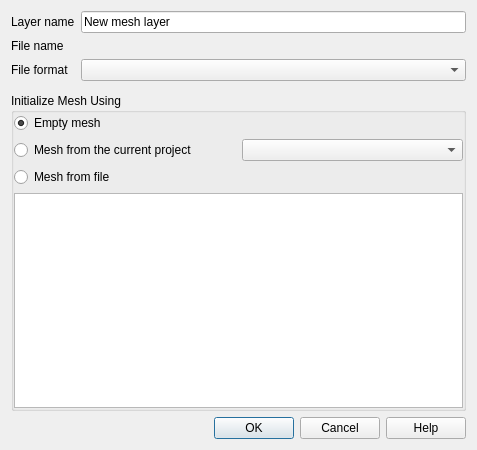
<?xml version="1.0" encoding="UTF-8"?>
<ui version="4.0">
 <class>QgsNewMeshLayerDialogBase</class>
 <widget class="QDialog" name="QgsNewMeshLayerDialogBase">
  <property name="geometry">
   <rect>
    <x>0</x>
    <y>0</y>
    <width>477</width>
    <height>450</height>
   </rect>
  </property>
  <property name="windowTitle">
   <string>New Mesh Layer</string>
  </property>
  <layout class="QGridLayout" name="gridLayout1">
   <item row="0" column="0">
    <widget class="QLabel" name="label_3">
     <property name="text">
      <string>Layer name</string>
     </property>
    </widget>
   </item>
   <item row="0" column="1">
    <widget class="QLineEdit" name="mLayerNameLineEdit">
     <property name="text">
      <string>New mesh layer</string>
     </property>
    </widget>
   </item>
   <item row="1" column="0">
    <widget class="QLabel" name="label_2">
     <property name="text">
      <string>File name</string>
     </property>
    </widget>
   </item>
   <item row="1" column="1">
    <widget class="QgsFileWidget" name="mFileWidget" native="true"/>
   </item>
   <item row="2" column="0">
    <widget class="QLabel" name="label">
     <property name="text">
      <string>File format</string>
     </property>
    </widget>
   </item>
   <item row="2" column="1">
    <widget class="QComboBox" name="mFormatComboBox"/>
   </item>
   <item row="3" column="1">
    <widget class="QgsProjectionSelectionWidget" name="mProjectionSelectionWidget" native="true"/>
   </item>
   <item row="4" column="0" colspan="2">
    <widget class="QGroupBox" name="groupBox">
     <property name="sizePolicy">
      <sizepolicy hsizetype="Preferred" vsizetype="Expanding">
       <horstretch>0</horstretch>
       <verstretch>0</verstretch>
      </sizepolicy>
     </property>
     <property name="title">
      <string>Initialize Mesh Using</string>
     </property>
     <layout class="QGridLayout" name="gridLayout">
      <property name="leftMargin">
       <number>0</number>
      </property>
      <property name="topMargin">
       <number>0</number>
      </property>
      <property name="rightMargin">
       <number>0</number>
      </property>
      <property name="bottomMargin">
       <number>0</number>
      </property>
      <item row="2" column="0">
       <widget class="QRadioButton" name="mMeshFileRadioButton">
        <property name="text">
         <string>Mesh from file</string>
        </property>
       </widget>
      </item>
      <item row="1" column="0">
       <widget class="QRadioButton" name="mMeshProjectRadioButton">
        <property name="text">
         <string>Mesh from the current project</string>
        </property>
       </widget>
      </item>
      <item row="0" column="0">
       <widget class="QRadioButton" name="mEmptyMeshRadioButton">
        <property name="text">
         <string>Empty mesh</string>
        </property>
        <property name="checked">
         <bool>true</bool>
        </property>
       </widget>
      </item>
      <item row="2" column="1">
       <widget class="QgsFileWidget" name="mMeshFromFileWidget" native="true"/>
      </item>
      <item row="1" column="1">
       <widget class="QgsMapLayerComboBox" name="mMeshProjectComboBox"/>
      </item>
      <item row="3" column="0" colspan="2">
       <widget class="QTextBrowser" name="mInformationTextBrowser"/>
      </item>
     </layout>
    </widget>
   </item>
   <item row="5" column="0" colspan="2">
    <widget class="QDialogButtonBox" name="buttonBox">
     <property name="orientation">
      <enum>Qt::Horizontal</enum>
     </property>
     <property name="standardButtons">
      <set>QDialogButtonBox::Cancel|QDialogButtonBox::Help|QDialogButtonBox::Ok</set>
     </property>
    </widget>
   </item>
  </layout>
 </widget>
 <customwidgets>
  <customwidget>
   <class>QgsProjectionSelectionWidget</class>
   <extends>QWidget</extends>
   <header location="global">qgsprojectionselectionwidget.h</header>
   <container>1</container>
  </customwidget>
  <customwidget>
   <class>QgsFileWidget</class>
   <extends>QWidget</extends>
   <header>qgsfilewidget.h</header>
   <container>1</container>
  </customwidget>
  <customwidget>
   <class>QgsMapLayerComboBox</class>
   <extends>QComboBox</extends>
   <header location="global">qgsmaplayercombobox.h</header>
  </customwidget>
 </customwidgets>
 <tabstops>
  <tabstop>mLayerNameLineEdit</tabstop>
  <tabstop>mFormatComboBox</tabstop>
  <tabstop>mEmptyMeshRadioButton</tabstop>
  <tabstop>mMeshProjectRadioButton</tabstop>
  <tabstop>mMeshProjectComboBox</tabstop>
  <tabstop>mMeshFileRadioButton</tabstop>
  <tabstop>mInformationTextBrowser</tabstop>
 </tabstops>
 <resources/>
 <connections>
  <connection>
   <sender>buttonBox</sender>
   <signal>accepted()</signal>
   <receiver>QgsNewMeshLayerDialogBase</receiver>
   <slot>accept()</slot>
   <hints>
    <hint type="sourcelabel">
     <x>248</x>
     <y>254</y>
    </hint>
    <hint type="destinationlabel">
     <x>157</x>
     <y>274</y>
    </hint>
   </hints>
  </connection>
  <connection>
   <sender>buttonBox</sender>
   <signal>rejected()</signal>
   <receiver>QgsNewMeshLayerDialogBase</receiver>
   <slot>reject()</slot>
   <hints>
    <hint type="sourcelabel">
     <x>316</x>
     <y>260</y>
    </hint>
    <hint type="destinationlabel">
     <x>286</x>
     <y>274</y>
    </hint>
   </hints>
  </connection>
 </connections>
</ui>
